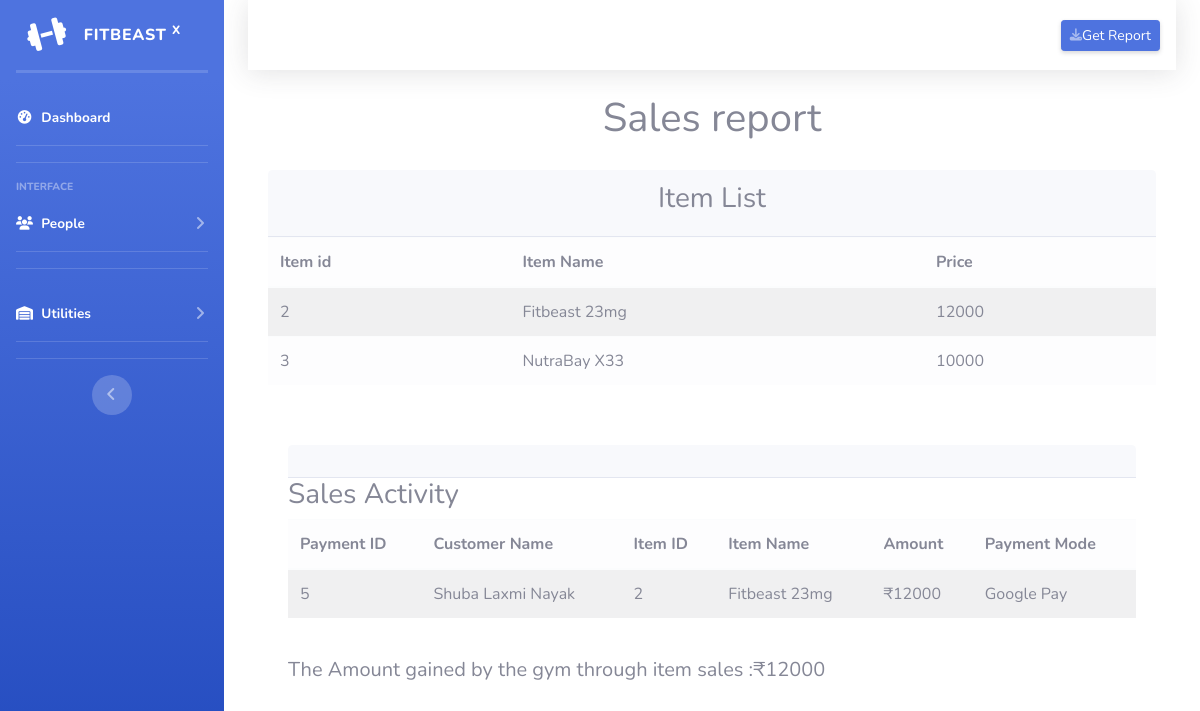
Page /admin/salesreport.php (signed in) on the committed database.
### tables this page shows
CREATE TABLE IF NOT EXISTS `inventory` (
  `itemid` int(11) NOT NULL AUTO_INCREMENT,
  `itemname` varchar(20) NOT NULL,
  `price` int(11) NOT NULL,
  PRIMARY KEY (`itemid`)
);

CREATE TABLE IF NOT EXISTS `payments` (
  `paymentid` int(11) NOT NULL AUTO_INCREMENT,
  `memberid` int(11) NOT NULL,
  `itemid` int(11) NOT NULL,
  `mode` varchar(10) NOT NULL,
  PRIMARY KEY (`paymentid`),
  KEY `memberid` (`memberid`),
  KEY `itemid` (`itemid`)
);

CREATE TABLE IF NOT EXISTS `member` (
  `memberid` int(11) NOT NULL AUTO_INCREMENT,
  `firstname` varchar(20) NOT NULL,
  `lastname` varchar(20) NOT NULL,
  `contact` bigint(100) NOT NULL,
  `email` varchar(255) NOT NULL,
  `joindate` varchar(10) NOT NULL,
  `gender` varchar(1) NOT NULL,
  `package` int(11) NOT NULL,
  PRIMARY KEY (`memberid`),
  KEY `package` (`package`)
);

### admin/salesreport.php (the view, shortened to what this page needs)
<!DOCTYPE html>
<html lang="en">
<head>
  <link href="vendor/fontawesome-free/css/all.min.css" rel="stylesheet" type="text/css">
  <link href="css/sb-admin-2.min.css" rel="stylesheet">
    <link href="css/report.css" rel="stylesheet">
</head>
<body>
    <div class="container-fluid" id="div1">
        <nav class="navbar navbar-expand navbar  topbar mb-4 static-top shadow">
          <h2 style="text-align: center;"></h2>
          <ul class="navbar-nav ml-auto">
            <button onclick="printcontent('div1')" class="d-none d-sm-inline-block btn btn-sm btn-primary shadow-sm"><i class="fas fa-download fa-sm text-white-50"></i>Get Report</button>
         </ul>
          </nav>
          <h1 style="text-align: center;">Sales report</h1>
          <div class="card-body">
            <div class="card-header" style="text-align: center;"><h3>Item List</h3></div>
  <div class="table-responsive">
                <table class="table table-striped table-light" id="dataTable" width="100%" cellspacing="10">
                  <thead class="">
                    <th>Item id</th>
                    <Th>Item Name</Th>
                  <Th>Price</Th>
                </thead>
        <?php
          include('db.php');
          $qry="Select * from inventory";
          $exec1=mysqli_query($con,$qry);
          while($row=mysqli_fetch_array($exec1))
          {
            echo '
                  <tr>
                  <td> '.$row["itemid"].'</td>
                   <td> '.$row["itemname"].'</td>
                    <td> '.$row["price"].'</td>
                      </tr>
          ';
        }
        ?>
      </table><br>
      <div class="card-body">
            <div class="card-header" style="text-align: center;"><h3></h3></div>
  <div class="table-responsive">
                <table class="table table-striped table-light" id="dataTable" width="100%" cellspacing="10">
                  <thead class="">
                    <th>Payment ID</th>
                    <Th>Customer Name</Th>
                  <th>Item ID</Th>
                    <th>Item Name </th>
                    <th>Amount</th>
                    <th>Payment Mode</th>
                </thead>
      <h3>Sales Activity</h3>
<?php
  $exec3=mysqli_query($con,"select *  from payments P,member M,inventory I where P.itemid=i.itemid and M.memberid=P.memberid");
  while($row2=mysqli_fetch_array($exec3))
echo '
<tr>
   <td>  '.$row2["paymentid"].'</td>
  <td> '.$row2["firstname"].'
    '.$row2["lastname"].'</td>
  <td> '.$row2["itemid"].' </td>
  <td>  '.$row2["itemname"].' </td>
   <td> ₹'.$row2["price"].' </td>
   <td> '.$row2["mode"].'</td>
</tr>
';
?>
</table>
<?php
       $result =mysqli_query($con,"select sum(I.price) from payments P,inventory I where I.itemid=P.itemid");
            $row = mysqli_fetch_array($result);
            $total = $row[0];
            echo '<br><h5>The Amount gained by the gym through item sales :₹' . $total.'<h5>
            ';
?>
</div>
</div>
</div>
</body>
</html>

### admin/css/report.css (style rules this page uses)
a:hover, a:visited, a:link, a:active { text-decoration: none; }

### rows in the picture
inventory: itemid "2", itemname "Fitbeast 23mg", price "12000"
inventory: itemid "3", itemname "NutraBay X33", price "10000"
payments: paymentid "5", memberid.firstname "Shuba Laxmi", memberid.lastname "Nayak", itemid.itemid "2", itemid.itemname "Fitbeast 23mg", itemid.price "12000", mode "Google Pay"

### other values in the picture
$total "12000"
